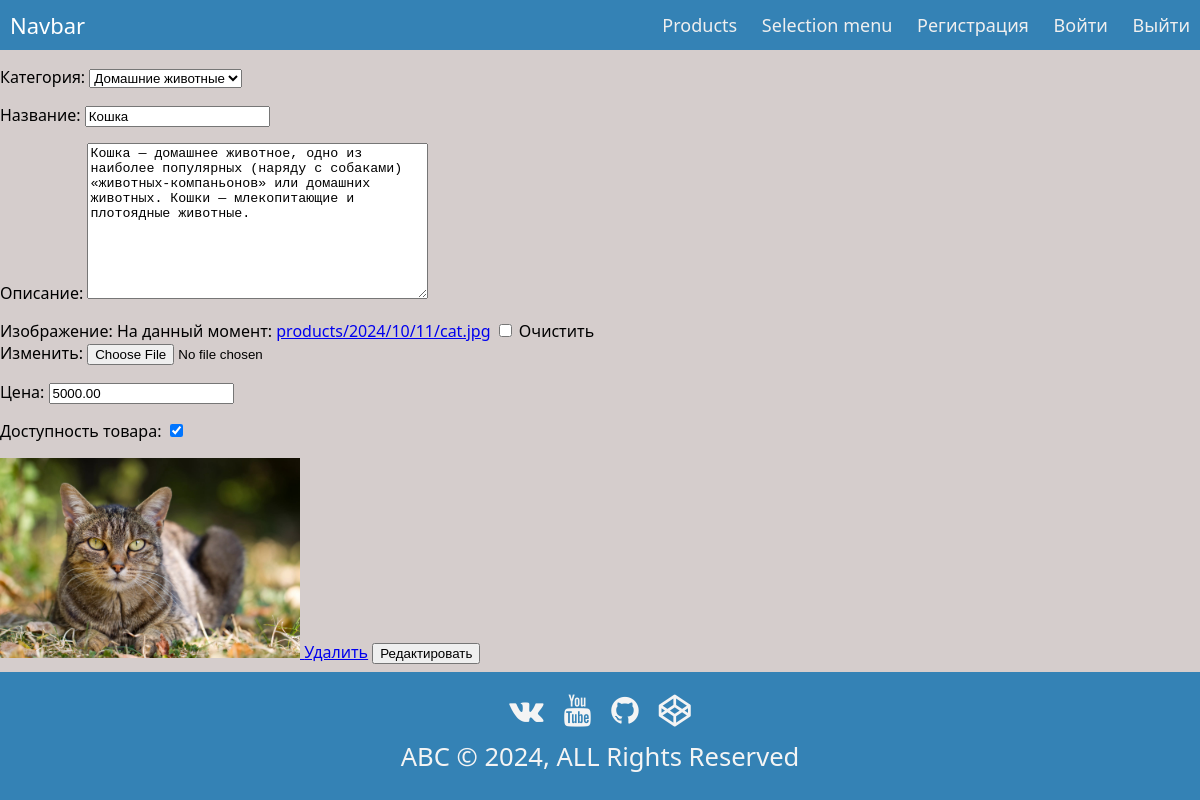
The app's page /product/edit_product/6/ with its own data.
### shop/models.py (models this page shows, shortened)
class Product(models.Model):
    category = models.ForeignKey(Category,
                                 related_name='products',
                                 on_delete=models.CASCADE)
    name = models.CharField(max_length=200, verbose_name='Название')
    description = models.TextField(blank=True)
    slug = models.SlugField(max_length=200)
    image = models.ImageField(upload_to='products/%Y/%m/%d', blank=True)
    price = models.DecimalField(max_digits=10, decimal_places=2)
    available = models.BooleanField(default=True)
    created = models.DateTimeField(auto_now_add=True)
    updated = models.DateTimeField(auto_now=True)
    class Meta:
        ordering = ['name']
        indexes = [
            models.Index(fields=['id', 'slug']),
            models.Index(fields=['name']),
            models.Index(fields=['-created'])
        ]
        verbose_name = 'Товар'
        verbose_name_plural = "Товары"

class Category(models.Model):
    name = models.CharField(max_length=200, verbose_name="Категория")
    slug = models.SlugField(max_length=200, unique=True)
    class Meta:
        ordering = ['name']
        indexes = [
            models.Index(fields=['name']),
        ]
        verbose_name = "Категория"
        verbose_name_plural = "Категории"
    def __str__(self):
        return self.name

### shop/views.py (the view)
# urls.py: path('edit_product/<int:pk>/', ProductUpdateView.as_view(), name='edit_product'),
class ProductUpdateView(UpdateView):
    model = Product
    form_class = ProductCreateForm
    template_name = 'shop/edit_product.html'
    success_url = reverse_lazy('products')
    extra_context = {
        'title': 'Добавление товара',
    }

### shop/forms.py
class ProductCreateForm(forms.ModelForm):
    class Meta:
        model = Product
        exclude = ['slug', 'created', 'updated']
        labels = {
            'description': 'Описание',
            'image': 'Изображение',
            'price': 'Цена',
            'category': 'Категория',
            'available': 'Доступность товара',
        }

### shop/templates/shop/edit_product.html (shortened to what this page needs)
{% extends 'base_admin.html' %}
{% block content %}
    <form action="" method="post">
        {{ form.as_p }}
        {% if product.image %}
            <a href="#" class="card__image">
                <img height="200px" width="auto"
                        src="{{ product.image.url }}"
                        alt="Картинка"
                />
            </a>
        {% endif %}
        <a href="{% url 'delete_product' product.id %}" class="btn btn-secondary">Удалить</a>
        <button type="submit">Редактировать</button>
    </form>
{% endblock content %}

### static/css/styles_header.css (style rules this page uses)
* { box-sizing: border-box; }
body { margin: 0px; font-family: 'segoe ui'; background-color: #D5CDCC; }

### records on screen
Product: category "Домашние животные", description "Кошка — домашнее животное, одно из наиболее популярных (наряду с собаками) «животных-компаньонов» или домашних животных. Кошки — млекопитающие и плотоядные животные.", price "5000.00", available "☑", image (picture)
Category: name "Кошка"
